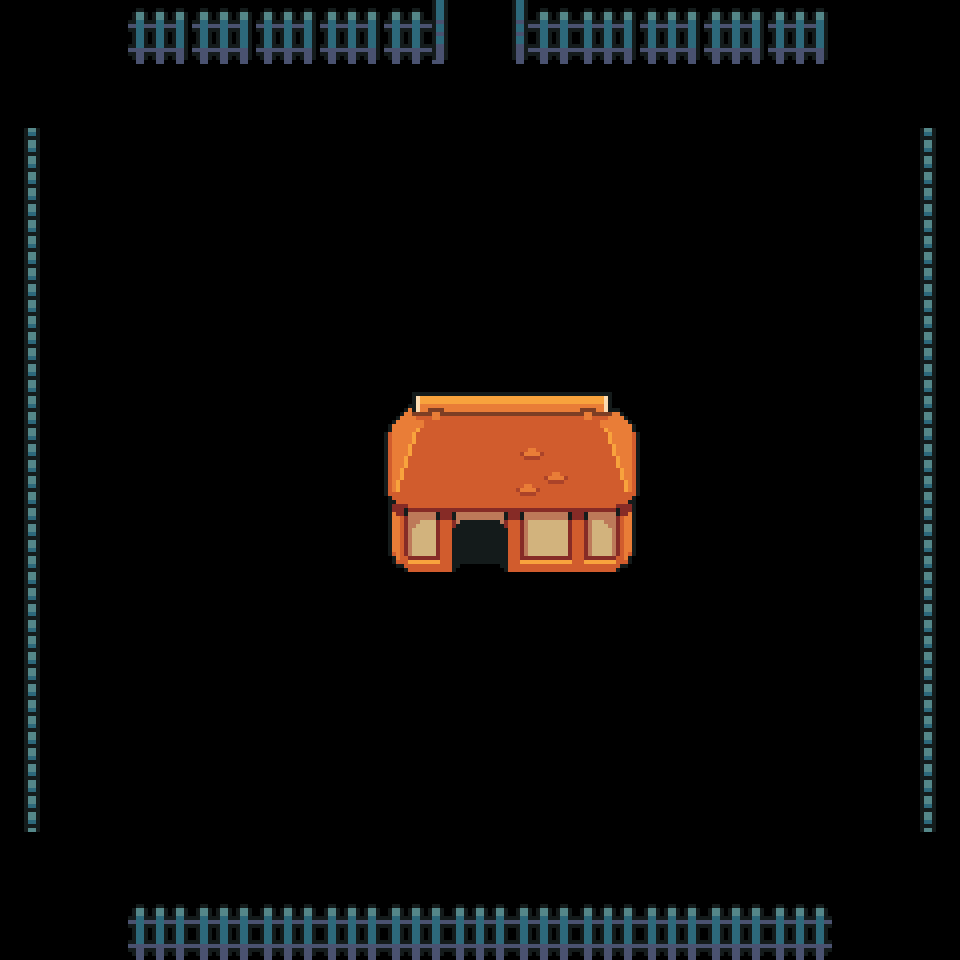

This is a level from a 2D game, rendered from its Tiled map with the project's own tilesets. A one-line summary and the complete map file follow:
An orthogonal 15x15 tile map with 64x64 px tiles, 1 tile layer (Obstacles), 6 hidden layers not drawn, 3 tilesets.

<map version="1.9" tiledversion="1.9.2" orientation="orthogonal" renderorder="right-down" width="15" height="15" tilewidth="64" tileheight="64" infinite="0" nextlayerid="8" nextobjectid="1">
 <editorsettings>
  <export target="../levels/level0/INTRO..csv" format="csv" />
 </editorsettings>
 <tileset firstgid="1" source="../tsx/Tileset - Copy.tsx" />
 <tileset firstgid="1121" source="../tsx/Player_setup.tsx" />
 <tileset firstgid="1123" source="../tsx/enemy_setup.tsx" />
 <layer id="1" name="Ground" width="15" height="15" visible="0">
  <data encoding="csv">
332,332,332,332,332,332,332,332,332,332,332,332,332,332,332,
332,332,332,332,332,332,332,332,332,332,332,332,332,332,332,
332,332,332,332,332,332,332,332,332,332,332,332,332,332,332,
332,332,332,332,332,332,332,332,332,332,332,332,332,332,332,
332,332,332,332,332,332,332,332,332,332,332,332,332,332,332,
332,332,332,332,332,332,332,332,332,332,332,332,332,332,332,
332,332,332,332,332,332,332,332,332,332,332,332,332,332,332,
332,332,332,332,332,332,332,332,332,332,332,332,332,332,332,
332,332,332,332,332,332,332,332,332,332,332,332,332,332,332,
332,332,332,332,332,332,332,332,332,332,332,332,332,332,332,
332,332,332,332,332,332,332,332,332,332,332,332,332,332,332,
332,332,332,332,332,332,332,332,332,332,332,332,332,332,332,
332,332,332,332,332,332,332,332,332,332,332,332,332,332,332,
332,332,332,332,332,332,332,332,332,332,332,332,332,332,332,
332,332,332,332,332,332,332,332,332,332,332,332,332,332,332
</data>
 </layer>
 <layer id="3" name="Bush" width="15" height="15" visible="0">
  <data encoding="csv">
0,0,0,0,0,0,0,0,0,0,0,0,0,0,0,
0,0,0,0,0,0,0,0,0,0,0,0,0,0,0,
0,0,0,0,0,0,0,0,0,0,0,0,0,0,0,
0,0,0,0,0,0,0,169,169,0,0,0,0,0,0,
0,0,0,0,169,0,169,169,0,0,0,0,0,0,0,
0,0,0,0,0,0,0,0,0,0,169,169,0,0,0,
0,0,169,169,0,0,0,0,0,0,0,0,0,0,0,
0,0,0,0,0,0,0,0,0,0,0,0,0,0,0,
0,0,0,169,0,0,0,0,0,0,0,0,169,0,0,
0,0,0,169,0,0,0,0,0,0,0,0,0,0,0,
0,0,0,0,0,0,0,0,0,0,0,0,0,0,0,
0,0,0,0,0,169,0,0,0,0,0,0,0,0,0,
0,0,0,0,0,0,0,0,0,169,0,0,0,0,0,
0,0,0,0,0,0,0,0,0,0,0,0,0,0,0,
0,0,0,0,0,0,0,0,0,0,0,0,0,0,0
</data>
 </layer>
 <layer id="6" name="FloorBlocks" width="15" height="15" visible="0">
  <data encoding="csv">
1124,1124,1124,1124,1124,1124,1124,1124,1124,1124,1124,1124,1124,1124,1124,
1124,1124,0,0,0,0,0,0,0,0,0,0,0,1124,1124,
1124,0,0,0,0,0,0,0,0,0,0,0,0,0,1124,
1124,0,0,0,0,0,0,0,0,0,0,0,0,0,1124,
1124,0,0,0,0,0,0,0,0,0,0,0,0,0,1124,
1124,0,0,0,0,0,0,0,0,0,0,0,0,0,1124,
1124,0,0,0,0,0,0,0,0,0,0,0,0,0,1124,
1124,0,0,0,0,0,0,0,0,0,0,0,0,0,1124,
1124,0,0,0,0,0,0,0,0,0,0,0,0,0,1124,
1124,0,0,0,0,0,0,0,0,0,0,0,0,0,1124,
1124,0,0,0,0,0,0,0,0,0,0,0,0,0,1124,
1124,0,0,0,0,0,0,0,0,0,0,0,0,0,1124,
1124,0,0,0,0,0,0,0,0,0,0,0,0,0,1124,
1124,0,0,0,0,0,0,0,0,0,0,0,0,0,1124,
1124,1124,1124,1124,1124,1124,1124,1124,1124,1124,1124,1124,1124,1124,1124
</data>
 </layer>
 <layer id="4" name="Player" width="15" height="15" visible="0">
  <data encoding="csv">
0,0,0,0,0,0,0,0,0,0,0,0,0,0,0,
0,0,0,0,0,0,0,1122,0,0,0,0,0,0,0,
0,0,0,0,0,0,0,0,0,0,0,0,0,0,0,
0,0,0,0,0,0,0,0,0,0,0,0,0,0,0,
0,0,0,0,0,0,0,0,0,0,0,0,0,0,0,
0,0,0,0,0,0,0,0,0,0,0,0,0,0,0,
0,0,0,0,0,0,0,0,0,0,0,0,0,0,0,
0,0,0,0,0,0,0,0,0,0,0,0,0,0,0,
0,0,0,0,0,0,0,0,0,0,0,0,0,0,0,
0,0,0,0,0,0,0,1121,0,0,0,0,0,0,0,
0,0,0,0,0,0,0,0,0,0,0,0,0,0,0,
0,0,0,0,0,0,0,0,0,0,0,0,0,0,0,
0,0,0,0,0,0,0,0,0,0,0,0,0,0,0,
0,0,0,0,0,0,0,0,0,0,0,0,0,0,0,
0,0,0,0,0,0,0,0,0,0,0,0,0,0,0
</data>
 </layer>
 <layer id="5" name="Enemy" width="15" height="15" visible="0">
  <data encoding="csv">
0,0,0,0,0,0,0,0,0,0,0,0,0,0,0,
0,0,0,0,0,0,1123,0,1123,0,0,0,0,0,0,
0,0,0,0,0,0,1123,1123,1123,0,0,0,0,0,0,
0,0,0,0,0,0,0,0,0,0,0,0,0,0,0,
0,0,0,0,0,0,0,0,0,0,0,0,0,0,0,
0,0,0,0,0,0,0,0,0,0,0,0,0,0,0,
0,0,0,0,0,0,0,0,0,0,0,0,0,0,0,
0,0,0,0,0,0,0,0,0,0,0,0,0,0,0,
0,0,0,0,0,0,0,0,0,0,0,0,0,0,0,
0,0,0,0,0,0,0,0,0,0,0,0,0,0,0,
0,0,0,0,0,0,0,0,0,0,0,0,0,0,0,
0,0,0,0,0,0,0,0,0,0,0,0,0,0,0,
0,0,0,0,0,0,0,0,0,0,0,0,0,0,0,
0,0,0,0,0,0,0,0,0,0,0,0,0,0,0,
0,0,0,0,0,0,0,0,0,0,0,0,0,0,0
</data>
 </layer>
 <layer id="2" name="Obstacles" width="15" height="15">
  <data encoding="csv">
0,0,765,765,765,765,820,821,822,765,765,765,765,0,0,
0,0,0,0,0,0,0,0,0,0,0,0,0,0,0,
791,0,0,0,0,0,0,0,0,0,0,0,0,0,795,
791,0,0,0,0,0,0,0,0,0,0,0,0,0,795,
791,0,0,0,0,0,0,0,0,0,0,0,0,0,795,
791,0,0,0,0,0,0,0,0,0,0,0,0,0,795,
791,0,0,0,0,0,1,2,3,4,0,0,0,0,795,
791,0,0,0,0,0,29,30,31,32,0,0,0,0,795,
791,0,0,0,0,0,57,58,59,60,0,0,0,0,795,
791,0,0,0,0,0,0,0,0,0,0,0,0,0,795,
791,0,0,0,0,0,0,0,0,0,0,0,0,0,795,
791,0,0,0,0,0,0,0,0,0,0,0,0,0,795,
791,0,0,0,0,0,0,0,0,0,0,0,0,0,795,
0,0,0,0,0,0,0,0,0,0,0,0,0,0,0,
0,0,764,764,764,764,764,764,764,764,764,764,764,0,0
</data>
 </layer>
 <layer id="7" name="Tree" width="15" height="15" visible="0">
  <data encoding="csv">
785,786,0,0,0,0,0,0,0,0,0,0,0,785,786,
813,814,0,0,0,0,0,0,0,0,0,0,0,813,814,
0,0,0,0,0,0,0,0,0,0,0,0,0,0,0,
0,0,0,0,0,0,0,0,0,0,0,0,0,0,0,
0,0,0,0,0,0,0,0,0,0,0,0,0,0,0,
0,0,0,0,0,0,0,0,0,0,0,0,0,0,0,
0,0,0,0,0,0,0,0,0,0,0,0,0,0,0,
0,0,0,0,0,0,0,0,0,0,0,0,0,0,0,
0,0,0,0,0,0,0,0,0,0,0,0,0,0,0,
0,0,0,0,0,0,0,0,0,0,0,0,0,0,0,
0,0,0,0,0,0,0,0,0,0,0,0,0,0,0,
0,0,0,0,0,0,0,0,0,0,0,0,0,0,0,
0,0,0,0,0,0,0,0,0,0,0,0,0,0,0,
785,786,0,0,0,0,0,0,0,0,0,0,0,785,786,
813,814,0,0,0,0,0,0,0,0,0,0,0,813,814
</data>
 </layer>
</map>
